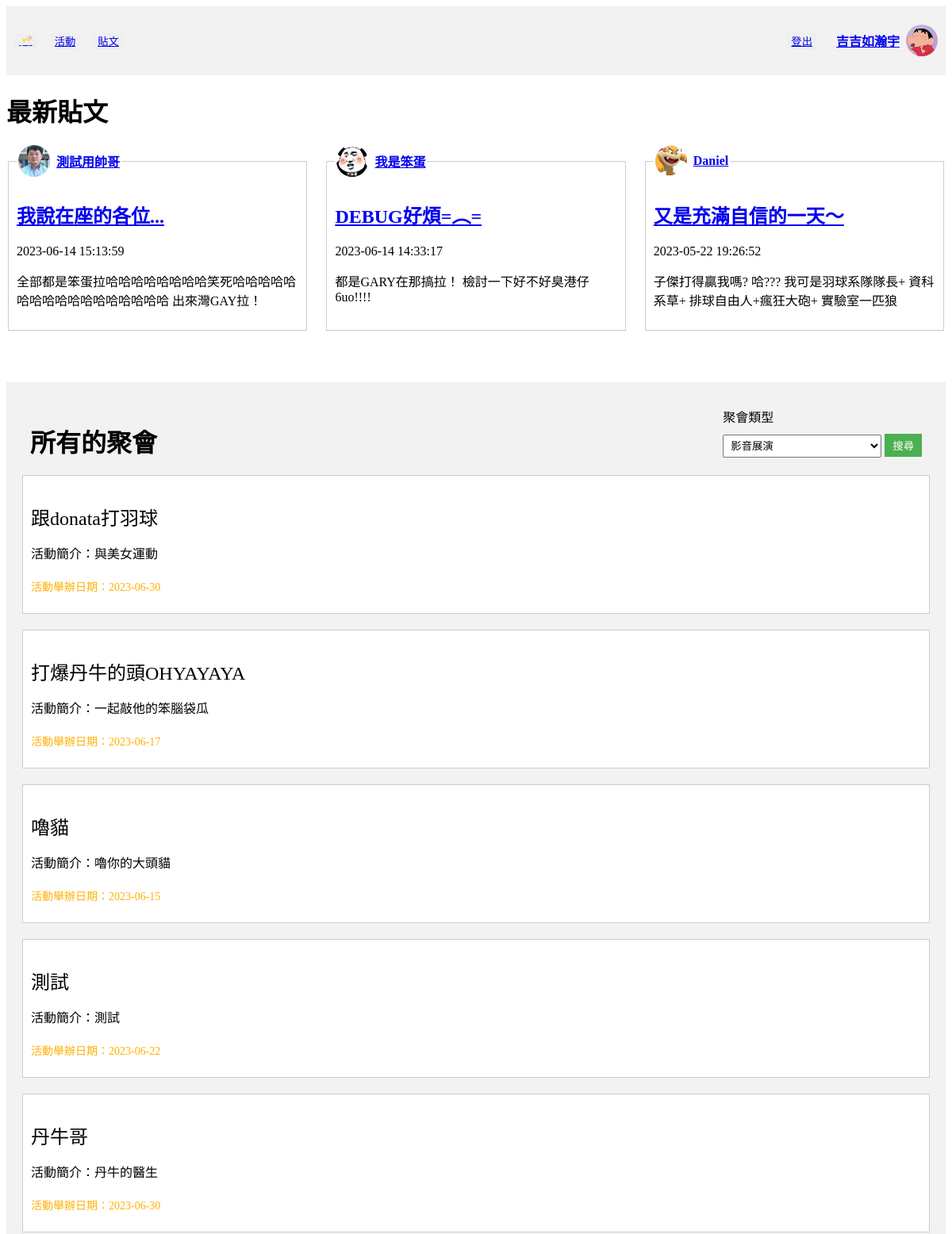
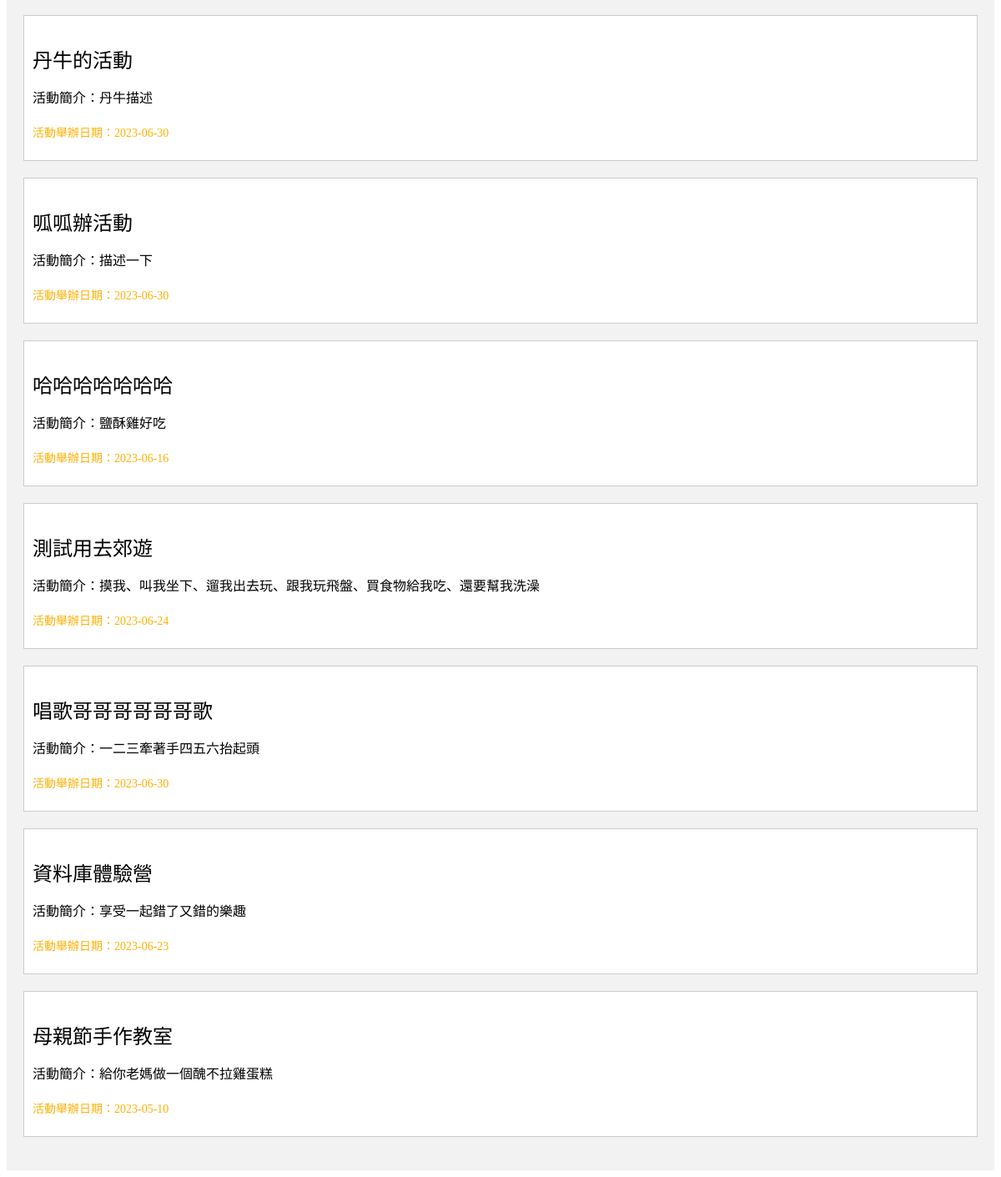
Page /home (signed in) on the committed database (2 pictures, top to bottom).
### tables this page shows
CREATE TABLE "User" (
	"userID"	INTEGER,
	"password"	VARCHAR(10),
	"nickname"	VARCHAR(10) NOT NULL,
	"gender"	VARCHAR(1) NOT NULL,
	"birth"	TEXT,
	"cellphone"	VARCHAR(10),
	"email"	TEXT UNIQUE,
	"image" TEXT,
	PRIMARY KEY("userID" AUTOINCREMENT)
);

CREATE TABLE "Post" (
	"postID"	INTEGER,
	"postUserID"	INTEGER,
	"postTime"	TEXT,
	"postTitle"	TEXT,
	"postContent"	TEXT,
	"postView"	INT,
	FOREIGN KEY("postUserID") REFERENCES "User"("userID"),
	PRIMARY KEY("postID" AUTOINCREMENT)
);

CREATE TABLE "Activity" (
	"activityID"	VARCHAR(36),
	"title"	VARCHAR(10),
	"time"	TEXT,
	"area"	TEXT,
	"location"	TEXT,
	"category"	TEXT,
	"peopleLimited"	INTEGER,
	"fee"	INTEGER,
	"expireDate"	TEXT,
	"organizerUserID"	INTEGER,
	"Intro"	VARCHAR(50),
	"createTime"	TEXT,
	FOREIGN KEY("organizerUserID") REFERENCES "User"("userID"),
	PRIMARY KEY("activityID")
);

### app.py (the view)
@app.route("/home")
def home():
    if "userID" in session:
        con = sql.connect("funCrew_db.db")
        con.row_factory = sql.Row
        cur = con.cursor()
        nickname = get_nickname(session["userID"])
        filename = get_avatar_path(session["userID"])
        cur.execute(
            "SELECT * FROM Post, User WHERE postUserID = userID ORDER BY postTime DESC LIMIT 3"
        )
        posts = cur.fetchall()
        category = request.args.get("category")
        categoryList = ["影音展演", "商業投資", "遊戲卡牌", "體驗學習", "旅行出遊", "其他"]
        if category in categoryList:
            sqlQuery = (
                "SELECT * FROM Activity WHERE category = '%s' ORDER BY createTime DESC "
                % (category)
            )
        else:
            sqlQuery = "SELECT * FROM Activity ORDER BY createTime DESC "
        cur.execute(sqlQuery)
        info = cur.fetchall()
        return render_template(
            "home.html",
            nickname=nickname,
            posts=posts,
            avatar=filename,
            info=info,
            categoryList=categoryList,
            category=category,
        )
    else:
        return render_template("login.html")

### crud/crudUser.py (called while the page is built)
def get_avatar_path(userID):
    try:
        con = sql.connect("funCrew_db.db")
        cur = con.cursor()
        cur.execute("SELECT image FROM User WHERE userID=?", (userID,))
        filename = cur.fetchone()[0]
        con.close()
        return "static/images/avatars/" + filename
    except Exception as e:
        print(f"Error occurred while retrieving filename: {str(e)}")
        return ""

def get_nickname(userID):
    con = sql.connect("funCrew_db.db")
    cur = con.cursor()
    cur.execute("SELECT nickname FROM User WHERE userID=?", (userID,))
    nickname = cur.fetchone()[0]
    con.close()
    return nickname

### templates/home.html (shortened to what this page needs)
<!DOCTYPE html>
<html>
<html>
<head>
</head>
<body>
    <div class="header">
        <div class="header-left">
            <button class="button"><a href="/home"> 🥂 </a></button>
            <button class="button"><a href="/activity/activities/signingUp">活動</a></button>
            <button class="button"><a href="/post/posts/newest">貼文</a></button>
        </div>
        <div class="header-right">
            <button class="button"><a href="/user/logout">登出</a></button>
            <div class="user-info">
                <h4><a href="/user/personalInfo">{{ nickname }}</a></h4>
                <img src="{{ avatar }}" alt="大頭貼">
            </div>
        </div>
    </div>
    <h1>最新貼文</h1>
    <div class="chat-box-container">
        <fieldset class="chat-box">
            <legend>
                <div class="user-info">
                    <img src="{{ url_for('static', filename='images/avatars/' + posts[0]['image']) }}" alt="大頭貼">
                    <a href="/user/info/{{ posts[0]['postUserID'] }}">{{ posts[0]['nickname'] }}</a>
                </div>
            </legend>
            <h2><a href="/post/posts/{{ posts[0]['postID'] }}">{{ posts[0]['postTitle'] }}</a></h2>
            <p>{{ posts[0]['postTime'] }}</p>
            <p>{{ posts[0]['postContent'] }}</p>
        </fieldset>
        <fieldset class="chat-box">
            <legend>
                <div class="user-info">
                    <img src="{{ url_for('static', filename='images/avatars/' + posts[1]['image']) }}" alt="大頭貼">
                    <a href="/user/info/{{ posts[1]['postUserID'] }}">{{ posts[1]['nickname'] }}</a>
                </div>
            </legend>
            <h2><a href="/post/posts/{{ posts[1]['postID'] }}">{{ posts[1]['postTitle'] }}</a></h2>
            <p>{{ posts[1]['postTime'] }}</p>
            <p>{{ posts[1]['postContent'] }}</p>
        </fieldset>
        <fieldset class="chat-box">
            <legend>
                <div class="user-info">
                    <img src="{{ url_for('static', filename='images/avatars/' + posts[2]['image']) }}" alt="大頭貼">
                    <a href="/user/info/{{ posts[2]['postUserID'] }}">{{ posts[2]['nickname'] }}</a>
                </div>
            </legend>
            <h2><a href="/post/posts/{{ posts[2]['postID'] }}">{{ posts[2]['postTitle'] }}</a></h2>
            <p>{{ posts[2]['postTime'] }}</p>
            <p>{{ posts[2]['postContent'] }}</p>
        </fieldset>
    </div>
    <h3>　</h3>
    <div class="container">
        <div class="left-column">
            <div class="header">
                {% if category %}
                <h1 style="display: inline-block;">{{category}}的聚會</h1>
                {% else %}
                <h1 style="display: inline-block;">所有的聚會</h1>
                {% endif %}
                <form action="/home" style="display: inline-block;">
                    <label for="category">聚會類型</label>
                    <select id="category" name="category" style="width: 200px;">
                        {% for i in categoryList %}
                        {% if i == category %}
                        <option value="{{i}}" selected>{{i}}</option>
                        {% else %}
                        <option value="{{i}}">{{i}}</option>
                        {% endif %}
                        {% endfor %}
                    </select>
                    <button type="submit">搜尋</button>
                </form>
            </div>
            {% for activity in info %}
            <div class="activity-wrapper">
                <div class="activity">
                    <a href="/activity/activities/activity_detail/{{activity['activityID']}}?show_methed=signingUp"
                        style="text-decoration:none; color:black">
                        <p style="font-size:24px;">{{ activity['title'] }}</p>
                        <p>活動簡介：{{ activity['Intro'] }}</p>
                    </a>
                </div>
                <p style="font-size:14px; color: rgb(255, 176, 4);">活動舉辦日期：{{ activity['time'] }}</p>
            </div>
            {% endfor %}
        </div>
    </div>
</body>
</html>

### templates/home.html (style rules this page uses)
.header { display: flex; justify-content: space-between; align-items: center; padding: 10px; background-color: #f2f2f2; }
.header-left { display: flex; align-items: center; }
.header-right { display: flex; align-items: center; }
.button { margin-right: 16px; border: none; }
.user-info { display: flex; align-items: center; }
.user-info h4 { margin-right: 8px; }
.user-info img { width: 40px; height: 40px; border-radius: 50%; object-fit: cover; }
.user-info a { margin-left: 8px; }
.chat-box-container { display: flex; justify-content: space-between; }
.chat-box { border: 1px solid #ccc; padding: 10px; width: 30%; font-size: 16px; }
legend { font-weight: bold; }
.container { display: flex; justify-content: space-between; }
.left-column { width: 100%; padding: 20px; background-color: #f2f2f2; }
.left-column h1 { margin-bottom: 10px; }
.left-column label { display: block; margin-bottom: 10px; }
.left-column select { width: 100%; padding: 5px; margin-bottom: 10px; }
.left-column button { padding: 5px 10px; background-color: #4CAF50; color: #fff; border: none; cursor: pointer; }
.activity { margin-bottom: 20px; }
.activity p { margin-bottom: 5px; }
.activity-wrapper { border: 1px solid #ccc; padding: 10px; background-color: #fff; margin-bottom: 20px; }

### rows in the picture
User: nickname "吉吉如瀚宇"
User: image (placeholder picture), nickname "測試用帥哥"
Post: postTitle "我說在座的各位...", postTime "2023-06-14 15:13:59", postContent "全部都是笨蛋拉哈哈哈哈哈哈哈哈笑死哈哈哈哈哈哈哈哈哈哈哈哈哈哈哈哈哈 出來灣GAY拉！"
User: image (picture), nickname "我是笨蛋"
Post: postTitle "DEBUG好煩=︵=", postTime "2023-06-14 14:33:17", postContent "都是GARY在那搞拉！ 檢討一下好不好臭港仔6uo!!!!"
User: image (picture), nickname "Daniel"
Post: postTitle "又是充滿自信的一天～", postTime "2023-05-22 19:26:52", postContent "子傑打得贏我嗎? 哈??? 我可是羽球系隊隊長+ 資科系草+ 排球自由人+瘋狂大砲+ 實驗室一匹狼"
Activity: title "跟donata打羽球", Intro "與美女運動", time "2023-06-30"
Activity: title "打爆丹牛的頭OHYAYAYA", Intro "一起敲他的笨腦袋瓜", time "2023-06-17"
Activity: title "嚕貓", Intro "嚕你的大頭貓", time "2023-06-15"
Activity: title "測試", Intro "測試", time "2023-06-22"
Activity: title "丹牛哥", Intro "丹牛的醫生", time "2023-06-30"
Activity: title "丹牛的活動", Intro "丹牛描述", time "2023-06-30"
Activity: title "呱呱辦活動", Intro "描述一下", time "2023-06-30"
Activity: title "哈哈哈哈哈哈哈", Intro "鹽酥雞好吃", time "2023-06-16"
Activity: title "測試用去郊遊", Intro "摸我、叫我坐下、遛我出去玩、跟我玩飛盤、買食物給我吃、還要幫我洗澡", time "2023-06-24"
Activity: title "唱歌哥哥哥哥哥哥歌", Intro "一二三牽著手四五六抬起頭", time "2023-06-30"
Activity: title "資料庫體驗營", Intro "享受一起錯了又錯的樂趣", time "2023-06-23"
Activity: title "母親節手作教室", Intro "給你老媽做一個醜不拉雞蛋糕", time "2023-05-10"

### other values in the picture
form field category "影音展演"
